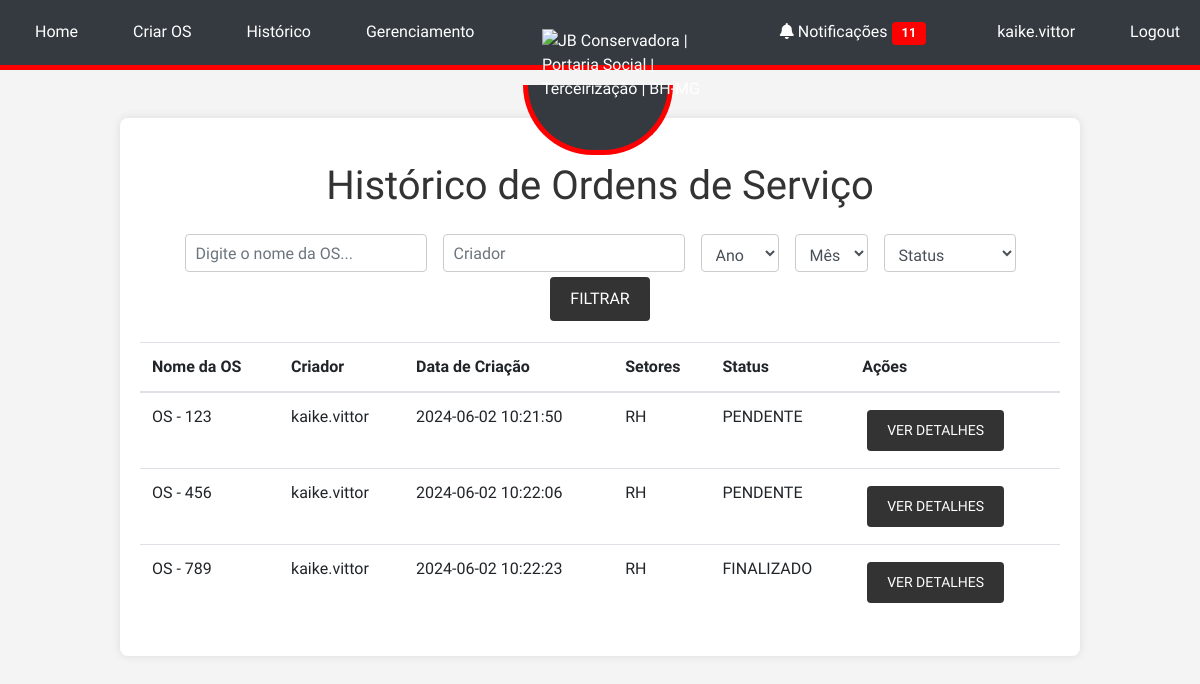
The page /history (signed in) on the database as committed earlier.
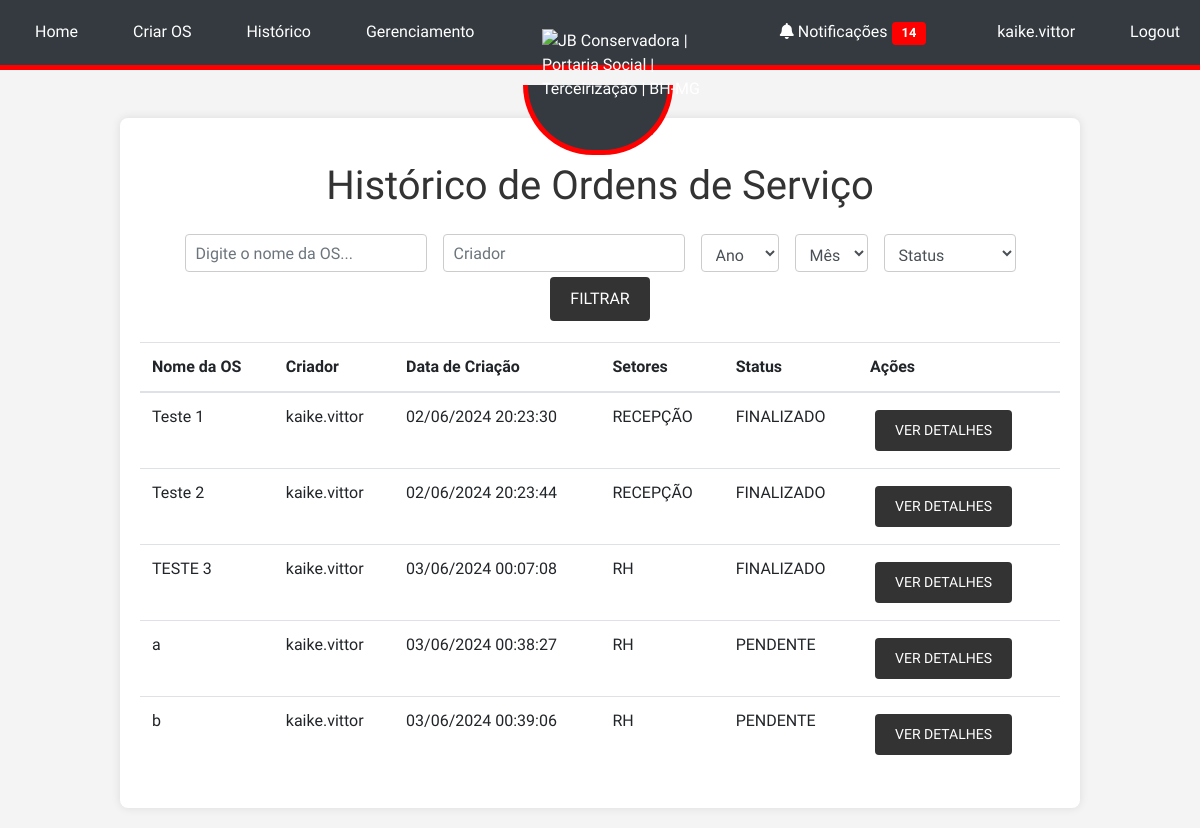
The same page on the database as committed later.
### tables this page shows
CREATE TABLE os (
            id INTEGER PRIMARY KEY AUTOINCREMENT,
            file_path TEXT NOT NULL,
            created_at TEXT NOT NULL,
            name TEXT,
            creator_id INTEGER, ultima_notificacao TEXT, status TEXT DEFAULT "PENDENTE",
            FOREIGN KEY(creator_id) REFERENCES users(id)
        );

### app.py (the view)
    @app.route('/history')
    @login_required
    def history():
        conn = sqlite3.connect('site.db')
        conn.row_factory = sqlite3.Row  # Isso permite que você acesse os resultados como um dicionário
        c = conn.cursor()
        query = '''
        SELECT os.id, os.name, os.created_at, users.username,
               os.status,
               GROUP_CONCAT(DISTINCT sector.name ORDER BY sector.name ASC) AS sectors
        FROM os
        JOIN users ON os.creator_id = users.id
        LEFT JOIN sector ON os.id = sector.os_id
        WHERE 1=1
    '''
        params = []
        search = request.args.get('search')
        if search:
            query += ' AND os.name LIKE ?'
            params.append(f'%{search}%')
        filter_by_creator = request.args.get('filter_by_creator')
        if filter_by_creator:
            query += ' AND users.username = ?'
            params.append(filter_by_creator)
        filter_year = request.args.get('filter_year')
        if filter_year:
            query += ' AND strftime("%Y", os.created_at) = ?'
            params.append(filter_year)
        filter_month = request.args.get('filter_month')
        if filter_month:
            query += ' AND strftime("%m", os.created_at) = ?'
            params.append(f'{int(filter_month):02d}')  # Garantir que o mês tenha dois dígitos
        filter_status = request.args.get('filter_status')
        if filter_status:
            query += ' AND os.status = ?'
            params.append(filter_status)
        query += ' GROUP BY os.id, os.name, os.created_at, users.username'
        c.execute(query, params)
        orders = c.fetchall()
        c.execute('SELECT DISTINCT username FROM users')
        creators = c.fetchall()
        conn.close()
        orders = [dict(order) for order in orders]
        return render_template('history.html', orders=orders, creators=creators)

### templates/history.html (shortened to what this page needs)
{% extends "base.html" %}
{% block content %}
<h1 class="text-center my-4">Histórico de Ordens de Serviço</h1>
<form method="GET" action="{{ url_for('history') }}" class="form-inline justify-content-center">
    <div class="form-group mx-2">
        <input type="text" class="form-control" id="search" name="search" placeholder="Digite o nome da OS...">
    </div>
    <div class="form-group mx-2">
        <input type="text" class="form-control" id="filter_by_creator" name="filter_by_creator" placeholder="Criador">
    </div>
    <div class="form-group mx-2">
        <select class="form-control" id="filter_year" name="filter_year">
            <option value="">Ano</option>
        </select>
    </div>
    <div class="form-group mx-2">
        <select class="form-control" id="filter_month" name="filter_month">
            <option value="">Mês</option>
        </select>
    </div>
    <div class="form-group mx-2">
        <select class="form-control" id="filter_status" name="filter_status">
            <option value="">Status</option>
        </select>
    </div>
    <button type="submit" class="btn btn-primary mx-2">Filtrar</button>
</form>
<table class="table mt-3">
    <thead>
        <tr>
            <th>Nome da OS</th>
            <th>Criador</th>
            <th>Data de Criação</th>
            <th>Setores</th>
            <th>Status</th>
            <th>Ações</th>
        </tr>
    </thead>
    <tbody>
        {% for order in orders %}
        <tr>
            <td>{{ order['name'] }}</td>
            <td>{{ order['username'] }}</td>
            <td>{{ order['created_at'] }}</td>
            <td>{{ order['sectors'] }}</td>
            <td>{{ order['status'] }}</td>
            <td>
                <a href="{{ url_for('view_os', os_id=order['id']) }}" class="btn btn-secondary btn-sm">Ver Detalhes</a>
            </td>
        </tr>
        {% endfor %}
    </tbody>
</table>
{% endblock %}

### templates/base.html (shortened to what this page needs)
<!DOCTYPE html>
<html lang="en">
<head>
    <link rel="stylesheet" href="https://stackpath.bootstrapcdn.com/bootstrap/4.5.2/css/bootstrap.min.css">
    <link rel="stylesheet" href="{{ url_for('static', filename='style.css') }}">
    <link rel="stylesheet" href="https://cdnjs.cloudflare.com/ajax/libs/font-awesome/5.15.3/css/all.min.css">
</head>
<body>
    {% if request.endpoint != 'login' %}
    <div class="navbar">
        <div class="navbar-left">
            <a href="{{ url_for('index') }}" class="menu-item">Home</a>
            {% if current_user.is_authenticated %}
                {% if current_user.sector in ['COMERCIAL', 'ADMIN'] %}
                    <a href="{{ url_for('create_os') }}" class="menu-item">Criar OS</a>
                {% endif %}
                <a href="{{ url_for('history') }}" class="menu-item">Histórico</a>
                {% if current_user.username == 'kaike.vittor' %}
                    <a href="{{ url_for('manage') }}" class="menu-item">Gerenciamento</a>
                {% endif %}
            {% else %}
                <a href="{{ url_for('login') }}" class="menu-item">Login</a>
            {% endif %}
        </div>
        <div class="logo-container">
            <img src="https://jbconservadora.com.br/wp-content/uploads/2020/09/logo-final-jb.png" alt="JB Conservadora | Portaria Social | Terceirização | BH-MG" class="logo">
        </div>
        <div class="navbar-right">
            {% if current_user.is_authenticated %}
                <a href="{{ url_for('notifications') }}" class="menu-item mr-3">
                    <i class="fas fa-bell"></i> Notificações
                    {% if g.unread_notifications_count > 0 %}
                        <span class="badge badge-danger">{{ g.unread_notifications_count }}</span>
                    {% endif %}
                </a>
                <a class="menu-item">{{ current_user.username }}</a>
                <a href="{{ url_for('logout') }}" class="menu-item">Logout</a>
            {% endif %}
        </div>
    </div>
    {% endif %}
    <div class="container mt-5">
        {% block content %}{% endblock %}
    </div>
</body>
</html>

Rows that differ between the two databases and show on the page:
removed os: name "OS - 123", username "kaike.vittor", created_at "2024-06-02 10:21:50", sectors "RH", status "PENDENTE"
removed os: name "OS - 456", username "kaike.vittor", created_at "2024-06-02 10:22:06", sectors "RH", status "PENDENTE"
removed os: name "OS - 789", username "kaike.vittor", created_at "2024-06-02 10:22:23", sectors "RH", status "FINALIZADO"
added os: name "Teste 1", username "kaike.vittor", created_at "02/06/2024 20:23:30", sectors "RECEPÇÃO", status "FINALIZADO"
added os: name "Teste 2", username "kaike.vittor", created_at "02/06/2024 20:23:44", sectors "RECEPÇÃO", status "FINALIZADO"
added os: name "TESTE 3", username "kaike.vittor", created_at "03/06/2024 00:07:08", sectors "RH", status "FINALIZADO"
added os: name "a", username "kaike.vittor", created_at "03/06/2024 00:38:27", sectors "RH", status "PENDENTE"
added os: name "b", username "kaike.vittor", created_at "03/06/2024 00:39:06", sectors "RH", status "PENDENTE"
Other text that changed with them:
{{ g.unread_notifications_count }}: "11" → "14"
